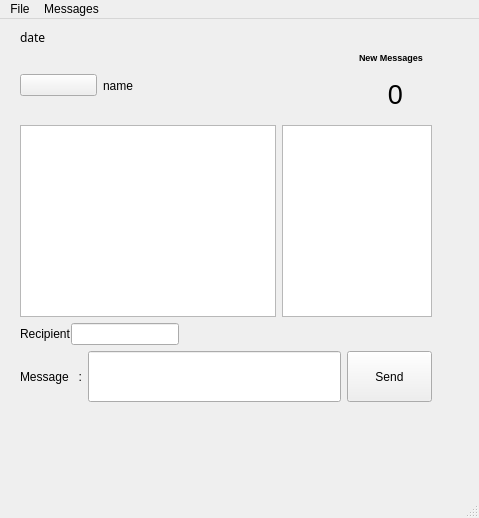
<?xml version="1.0" encoding="UTF-8"?>
<ui version="4.0">
 <class>ChatWindow</class>
 <widget class="QMainWindow" name="ChatWindow">
  <property name="geometry">
   <rect>
    <x>0</x>
    <y>0</y>
    <width>479</width>
    <height>518</height>
   </rect>
  </property>
  <property name="sizePolicy">
   <sizepolicy hsizetype="Minimum" vsizetype="Preferred">
    <horstretch>0</horstretch>
    <verstretch>0</verstretch>
   </sizepolicy>
  </property>
  <property name="windowTitle">
   <string>Chat App</string>
  </property>
  <widget class="QWidget" name="centralwidget">
   <widget class="QStackedWidget" name="pages">
    <property name="geometry">
     <rect>
      <x>10</x>
      <y>0</y>
      <width>481</width>
      <height>481</height>
     </rect>
    </property>
    <property name="currentIndex">
     <number>0</number>
    </property>
    <widget class="QWidget" name="page1">
     <widget class="QWidget" name="layoutWidget">
      <property name="geometry">
       <rect>
        <x>10</x>
        <y>10</y>
        <width>416</width>
        <height>454</height>
       </rect>
      </property>
      <layout class="QGridLayout" name="gridLayout">
       <property name="sizeConstraint">
        <enum>QLayout::SetFixedSize</enum>
       </property>
       <item row="2" column="0">
        <widget class="QLabel" name="date">
         <property name="sizePolicy">
          <sizepolicy hsizetype="Minimum" vsizetype="Preferred">
           <horstretch>0</horstretch>
           <verstretch>0</verstretch>
          </sizepolicy>
         </property>
         <property name="minimumSize">
          <size>
           <width>100</width>
           <height>0</height>
          </size>
         </property>
         <property name="maximumSize">
          <size>
           <width>1000</width>
           <height>30</height>
          </size>
         </property>
         <property name="font">
          <font>
           <family>Sans</family>
          </font>
         </property>
         <property name="text">
          <string>date</string>
         </property>
        </widget>
       </item>
       <item row="6" column="0" colspan="3">
        <layout class="QHBoxLayout" name="Users_HL">
         <item>
          <widget class="QTextEdit" name="discussion">
           <property name="sizePolicy">
            <sizepolicy hsizetype="Fixed" vsizetype="Fixed">
             <horstretch>0</horstretch>
             <verstretch>0</verstretch>
            </sizepolicy>
           </property>
          </widget>
         </item>
         <item>
          <widget class="QListWidget" name="listWidget">
           <property name="enabled">
            <bool>true</bool>
           </property>
           <property name="sizePolicy">
            <sizepolicy hsizetype="Fixed" vsizetype="Fixed">
             <horstretch>0</horstretch>
             <verstretch>0</verstretch>
            </sizepolicy>
           </property>
           <property name="maximumSize">
            <size>
             <width>150</width>
             <height>192</height>
            </size>
           </property>
          </widget>
         </item>
        </layout>
       </item>
       <item row="3" column="0">
        <layout class="QHBoxLayout" name="Notification_HL">
         <property name="sizeConstraint">
          <enum>QLayout::SetFixedSize</enum>
         </property>
         <item>
          <widget class="QPushButton" name="userimage">
           <property name="text">
            <string/>
           </property>
           <property name="icon">
            <iconset>
             <normaloff>../client2-build-desktop/User3.png</normaloff>../client2-build-desktop/User3.png</iconset>
           </property>
           <property name="iconSize">
            <size>
             <width>75</width>
             <height>61</height>
            </size>
           </property>
          </widget>
         </item>
         <item>
          <widget class="QLabel" name="username">
           <property name="text">
            <string>name</string>
           </property>
          </widget>
         </item>
        </layout>
       </item>
       <item row="7" column="0">
        <layout class="QHBoxLayout" name="Dest_HL">
         <property name="spacing">
          <number>0</number>
         </property>
         <property name="sizeConstraint">
          <enum>QLayout::SetMinimumSize</enum>
         </property>
         <item>
          <widget class="QLabel" name="desLabel">
           <property name="sizePolicy">
            <sizepolicy hsizetype="Fixed" vsizetype="Fixed">
             <horstretch>0</horstretch>
             <verstretch>0</verstretch>
            </sizepolicy>
           </property>
           <property name="text">
            <string>Recipient</string>
           </property>
           <property name="openExternalLinks">
            <bool>false</bool>
           </property>
          </widget>
         </item>
         <item>
          <widget class="QLineEdit" name="Recipient">
           <property name="sizePolicy">
            <sizepolicy hsizetype="Fixed" vsizetype="Fixed">
             <horstretch>0</horstretch>
             <verstretch>0</verstretch>
            </sizepolicy>
           </property>
          </widget>
         </item>
        </layout>
       </item>
       <item row="8" column="0" colspan="3">
        <layout class="QHBoxLayout" name="SendMessage_HL">
         <item>
          <widget class="QLabel" name="msgLabel">
           <property name="text">
            <string>Message   :</string>
           </property>
          </widget>
         </item>
         <item>
          <widget class="QLineEdit" name="msg">
           <property name="minimumSize">
            <size>
             <width>128</width>
             <height>51</height>
            </size>
           </property>
          </widget>
         </item>
         <item>
          <widget class="QPushButton" name="send">
           <property name="enabled">
            <bool>true</bool>
           </property>
           <property name="minimumSize">
            <size>
             <width>85</width>
             <height>51</height>
            </size>
           </property>
           <property name="baseSize">
            <size>
             <width>85</width>
             <height>51</height>
            </size>
           </property>
           <property name="text">
            <string>Send</string>
           </property>
           <property name="autoDefault">
            <bool>false</bool>
           </property>
           <property name="default">
            <bool>false</bool>
           </property>
           <property name="flat">
            <bool>false</bool>
           </property>
          </widget>
         </item>
        </layout>
       </item>
       <item row="7" column="2">
        <spacer name="horizontalSpacer_2">
         <property name="orientation">
          <enum>Qt::Horizontal</enum>
         </property>
         <property name="sizeHint" stdset="0">
          <size>
           <width>40</width>
           <height>20</height>
          </size>
         </property>
        </spacer>
       </item>
       <item row="3" column="2">
        <layout class="QHBoxLayout" name="horizontalLayout">
         <item>
          <spacer name="horizontalSpacer_3">
           <property name="orientation">
            <enum>Qt::Horizontal</enum>
           </property>
           <property name="sizeHint" stdset="0">
            <size>
             <width>40</width>
             <height>20</height>
            </size>
           </property>
          </spacer>
         </item>
         <item>
          <layout class="QVBoxLayout" name="verticalLayout">
           <item>
            <widget class="QLabel" name="Lnew_messages">
             <property name="font">
              <font>
               <pointsize>7</pointsize>
               <weight>75</weight>
               <bold>true</bold>
              </font>
             </property>
             <property name="layoutDirection">
              <enum>Qt::RightToLeft</enum>
             </property>
             <property name="text">
              <string>New Messages</string>
             </property>
            </widget>
           </item>
           <item>
            <widget class="QLabel" name="unreadmessage">
             <property name="sizePolicy">
              <sizepolicy hsizetype="Preferred" vsizetype="Maximum">
               <horstretch>0</horstretch>
               <verstretch>0</verstretch>
              </sizepolicy>
             </property>
             <property name="minimumSize">
              <size>
               <width>73</width>
               <height>50</height>
              </size>
             </property>
             <property name="maximumSize">
              <size>
               <width>73</width>
               <height>50</height>
              </size>
             </property>
             <property name="font">
              <font>
               <pointsize>20</pointsize>
              </font>
             </property>
             <property name="text">
              <string>0</string>
             </property>
             <property name="scaledContents">
              <bool>true</bool>
             </property>
             <property name="alignment">
              <set>Qt::AlignCenter</set>
             </property>
            </widget>
           </item>
          </layout>
         </item>
        </layout>
       </item>
      </layout>
     </widget>
    </widget>
    <widget class="QWidget" name="page2">
     <widget class="QWidget" name="layoutWidget">
      <property name="geometry">
       <rect>
        <x>10</x>
        <y>10</y>
        <width>421</width>
        <height>391</height>
       </rect>
      </property>
      <layout class="QVBoxLayout" name="verticalLayout_2">
       <item>
        <widget class="QTableWidget" name="tableWidget">
         <property name="minimumSize">
          <size>
           <width>400</width>
           <height>335</height>
          </size>
         </property>
         <column>
          <property name="text">
           <string>Date</string>
          </property>
         </column>
         <column>
          <property name="text">
           <string>Time</string>
          </property>
         </column>
         <column>
          <property name="text">
           <string>Destination</string>
          </property>
         </column>
         <column>
          <property name="text">
           <string>Message</string>
          </property>
         </column>
        </widget>
       </item>
       <item>
        <layout class="QHBoxLayout" name="horizontalLayout_2">
         <item>
          <widget class="QPushButton" name="remove">
           <property name="text">
            <string>Remove</string>
           </property>
          </widget>
         </item>
         <item>
          <spacer name="horizontalSpacer">
           <property name="orientation">
            <enum>Qt::Horizontal</enum>
           </property>
           <property name="sizeHint" stdset="0">
            <size>
             <width>118</width>
             <height>20</height>
            </size>
           </property>
          </spacer>
         </item>
         <item>
          <widget class="QPushButton" name="copier">
           <property name="text">
            <string>Transfer</string>
           </property>
          </widget>
         </item>
        </layout>
       </item>
      </layout>
     </widget>
    </widget>
   </widget>
  </widget>
  <widget class="QMenuBar" name="menubar">
   <property name="geometry">
    <rect>
     <x>0</x>
     <y>0</y>
     <width>479</width>
     <height>22</height>
    </rect>
   </property>
   <widget class="QMenu" name="menuFile">
    <property name="title">
     <string>File</string>
    </property>
    <addaction name="actionChat"/>
    <addaction name="separator"/>
    <addaction name="actionChanger_password"/>
    <addaction name="separator"/>
    <addaction name="actionSignout"/>
   </widget>
   <widget class="QMenu" name="menuMessages">
    <property name="tearOffEnabled">
     <bool>false</bool>
    </property>
    <property name="title">
     <string>Messages</string>
    </property>
    <property name="separatorsCollapsible">
     <bool>false</bool>
    </property>
    <addaction name="actionMessages_received"/>
    <addaction name="separator"/>
    <addaction name="actionMessages_sent"/>
   </widget>
   <addaction name="menuFile"/>
   <addaction name="menuMessages"/>
  </widget>
  <widget class="QStatusBar" name="statusbar"/>
  <action name="actionMessages_received">
   <property name="text">
    <string>Messages received</string>
   </property>
  </action>
  <action name="actionMessages_sent">
   <property name="text">
    <string>Messages sent</string>
   </property>
  </action>
  <action name="actionChat">
   <property name="icon">
    <iconset>
     <normaloff>../client2-build-desktop/110_F_29508441_ZnTtslBUjHe44nuBtMBMqoM7aFJnbrS0.jpg</normaloff>../client2-build-desktop/110_F_29508441_ZnTtslBUjHe44nuBtMBMqoM7aFJnbrS0.jpg</iconset>
   </property>
   <property name="text">
    <string>Chat</string>
   </property>
   <property name="font">
    <font>
     <weight>50</weight>
     <bold>false</bold>
    </font>
   </property>
  </action>
  <action name="actionChanger_password">
   <property name="icon">
    <iconset>
     <normaloff>../client2-build-desktop/password.png</normaloff>../client2-build-desktop/password.png</iconset>
   </property>
   <property name="text">
    <string>Change Password</string>
   </property>
  </action>
  <action name="actionSignout">
   <property name="icon">
    <iconset>
     <normaloff>../client2-build-desktop/343507.png</normaloff>../client2-build-desktop/343507.png</iconset>
   </property>
   <property name="text">
    <string>Signout</string>
   </property>
  </action>
 </widget>
 <resources/>
 <connections/>
</ui>
